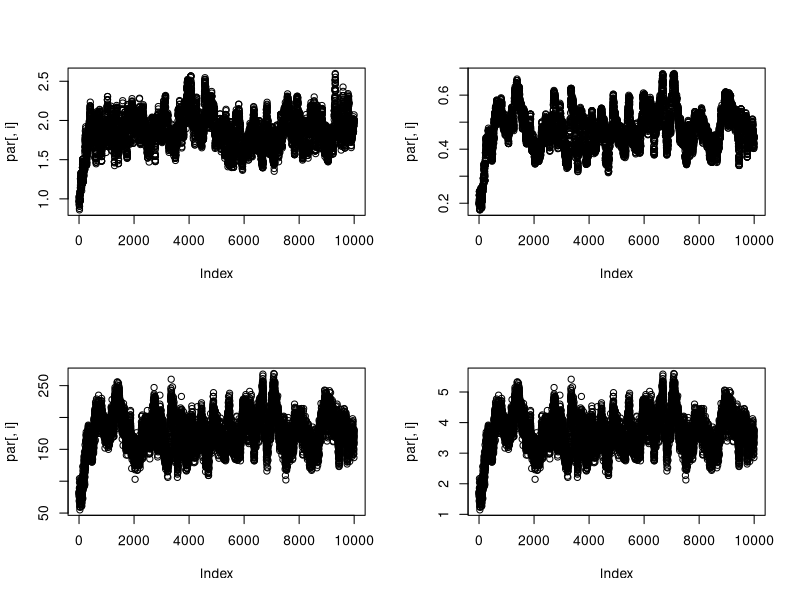

Generate this figure with R:
#RJ-MCMC test on impala data from Royale
#author: Lisa-Marie Harrison
#date: 25/07/2016

dat <- list(y=
              c(1, 1, 1, 1, 1, 1, 1, 1, 1, 1, 1, 1, 1, 1, 1, 1, 1, 1, 1, 1, 
                1, 1, 1, 1, 1, 1, 1, 1, 1, 1, 1, 1, 1, 1, 1, 1, 1, 1, 1, 1, 1, 
                1, 1, 1, 1, 1, 1, 1, 1, 1, 1, 1, 1, 1, 1, 1, 1, 1, 1, 1, 1, 1, 
                1, 1, 1, 1, 1, 1, 1, 1, 1, 1, 1, 0, 0, 0, 0, 0, 0, 0, 0, 0, 0, 
                0, 0, 0, 0, 0, 0, 0, 0, 0, 0, 0, 0, 0, 0, 0, 0, 0, 0, 0, 0, 0, 
                0, 0, 0, 0, 0, 0, 0, 0, 0, 0, 0, 0, 0, 0, 0, 0, 0, 0, 0, 0, 0, 
                0, 0, 0, 0, 0, 0, 0, 0, 0, 0, 0, 0, 0, 0, 0, 0, 0, 0, 0, 0, 0, 
                0, 0, 0, 0, 0, 0, 0, 0, 0, 0, 0, 0, 0, 0, 0, 0, 0, 0, 0, 0, 0, 
                0, 0, 0, 0, 0, 0, 0, 0, 0, 0, 0, 0, 0, 0, 0, 0, 0, 0, 0, 0, 0, 
                0, 0, 0, 0, 0, 0, 0, 0, 0, 0, 0, 0, 0, 0, 0, 0, 0, 0, 0, 0, 0, 
                0, 0, 0, 0, 0, 0, 0, 0, 0, 0, 0, 0, 0, 0, 0, 0, 0, 0, 0, 0, 0, 
                0, 0, 0, 0, 0, 0, 0, 0, 0, 0, 0, 0, 0, 0, 0, 0, 0, 0, 0, 0, 0, 
                0, 0, 0, 0, 0, 0, 0, 0, 0, 0, 0, 0, 0, 0, 0, 0, 0, 0, 0, 0, 0, 
                0, 0, 0, 0, 0, 0, 0, 0, 0, 0, 0, 0, 0, 0, 0, 0, 0, 0, 0, 0, 0, 
                0, 0, 0, 0, 0, 0, 0, 0, 0, 0, 0, 0, 0, 0, 0, 0, 0, 0, 0, 0, 0, 
                0, 0, 0, 0, 0, 0, 0, 0, 0, 0, 0, 0, 0, 0, 0, 0, 0, 0, 0, 0, 0, 
                0, 0, 0, 0, 0, 0, 0, 0, 0, 0, 0, 0, 0, 0, 0, 0, 0, 0, 0, 0, 0, 
                0, 0, 0, 0, 0, 0, 0, 0, 0, 0, 0, 0, 0, 0, 0, 0, 0),
            x=c(0.72, 0.26, 0.58, 0.92, 1.64, 0.85, 1.64, 1.57, 0.22, 0.72, 
                0.87, 0.51, 0, 0.73, 0, 1.29, 1.64, 0.72, 0.3, 0.71, 1.51, 0.69, 
                0.9, 0.65, 1.66, 0.38, 3.78, 0.78, 0.42, 0, 4, 1.75, 0.3, 0.35, 
                0.86, 0.32, 2, 2.72, 0.26, 0.77, 0.41, 2, 0.86, 0, 0.94, 0.55, 
                0.1, 0.85, 0, 0.78, 0, 0.96, 0, 0.64, 1.88, 0, 1.61, 1.5, 0.64, 
                1.93, 1.06, 1.15, 1.43, 1.29, 2.46, 1.23, 1.23, 1.53, 1.43, 0.34, 
                0.96, 2.6, 0.09, NA, NA, NA, NA, NA, NA, NA, NA, NA, NA, NA, 
                NA, NA, NA, NA, NA, NA, NA, NA, NA, NA, NA, NA, NA, NA, NA, NA, 
                NA, NA, NA, NA, NA, NA, NA, NA, NA, NA, NA, NA, NA, NA, NA, NA, 
                NA, NA, NA, NA, NA, NA, NA, NA, NA, NA, NA, NA, NA, NA, NA, NA, 
                NA, NA, NA, NA, NA, NA, NA, NA, NA, NA, NA, NA, NA, NA, NA, NA, 
                NA, NA, NA, NA, NA, NA, NA, NA, NA, NA, NA, NA, NA, NA, NA, NA, 
                NA, NA, NA, NA, NA, NA, NA, NA, NA, NA, NA, NA, NA, NA, NA, NA, 
                NA, NA, NA, NA, NA, NA, NA, NA, NA, NA, NA, NA, NA, NA, NA, NA, 
                NA, NA, NA, NA, NA, NA, NA, NA, NA, NA, NA, NA, NA, NA, NA, NA, 
                NA, NA, NA, NA, NA, NA, NA, NA, NA, NA, NA, NA, NA, NA, NA, NA, 
                NA, NA, NA, NA, NA, NA, NA, NA, NA, NA, NA, NA, NA, NA, NA, NA, 
                NA, NA, NA, NA, NA, NA, NA, NA, NA, NA, NA, NA, NA, NA, NA, NA, 
                NA, NA, NA, NA, NA, NA, NA, NA, NA, NA, NA, NA, NA, NA, NA, NA, 
                NA, NA, NA, NA, NA, NA, NA, NA, NA, NA, NA, NA, NA, NA, NA, NA, 
                NA, NA, NA, NA, NA, NA, NA, NA, NA, NA, NA, NA, NA, NA, NA, NA, 
                NA, NA, NA, NA, NA, NA, NA, NA, NA, NA, NA, NA, NA, NA, NA, NA, 
                NA, NA, NA, NA, NA, NA, NA, NA, NA, NA, NA, NA, NA, NA, NA, NA, 
                NA, NA, NA, NA, NA, NA, NA, NA, NA, NA, NA, NA, NA, NA, NA, NA, 
                NA, NA, NA, NA, NA, NA, NA, NA, NA, NA, NA, NA, NA, NA, NA, NA, 
                NA),
            nind=73,
            nz=300)

init <- list(theta = 1, psi = 0.2, z = c(1, 1, 1, 1, 1, 1, 1, 1, 1, 1, 1, 1, 1, 1, 1, 1, 1, 1, 1, 1, 
                                         1, 1, 1, 1, 1, 1, 1, 1, 1, 1, 1, 1, 1, 1, 1, 1, 1, 1, 1, 1, 
                                         1, 1, 1, 1, 1, 1, 1, 1, 1, 1, 1, 1, 1, 1, 1, 1, 1, 1, 1, 1, 
                                         1, 1, 1, 1, 1, 1, 1, 1, 1, 1, 1, 1, 1,
                                         0, 0, 0, 0, 0, 0, 0, 0, 0, 0, 0, 0, 0, 0, 0, 0, 0, 0, 0, 0, 
                                         0, 0, 0, 0, 0, 0, 0, 0, 0, 0, 0, 0, 0, 0, 0, 0, 0, 0, 0, 0, 
                                         0, 0, 0, 0, 0, 0, 0, 0, 0, 0, 0, 0, 0, 0, 0, 0, 0, 0, 0, 0, 
                                         0, 0, 0, 0, 0, 0, 0, 0, 0, 0, 0, 0, 0, 0, 0, 0, 0, 0, 0, 0, 
                                         0, 0, 0, 0, 0, 0, 0, 0, 0, 0, 0, 0, 0, 0, 0, 0, 0, 0, 0, 0, 
                                         0, 0, 0, 0, 0, 0, 0, 0, 0, 0, 0, 0, 0, 0, 0, 0, 0, 0, 0, 0, 
                                         0, 0, 0, 0, 0, 0, 0, 0, 0, 0, 0, 0, 0, 0, 0, 0, 0, 0, 0, 0, 
                                         0, 0, 0, 0, 0, 0, 0, 0, 0, 0, 0, 0, 0, 0, 0, 0, 0, 0, 0, 0, 
                                         0, 0, 0, 0, 0, 0, 0, 0, 0, 0, 0, 0, 0, 0, 0, 0, 0, 0, 0, 0, 
                                         0, 0, 0, 0, 0, 0, 0, 0, 0, 0, 0, 0, 0, 0, 0, 0, 0, 0, 0, 0, 
                                         0, 0, 0, 0, 0, 0, 0, 0, 0, 0, 0, 0, 0, 0, 0, 0, 0, 0, 0, 0, 
                                         0, 0, 0, 0, 0, 0, 0, 0, 0, 0, 0, 0, 0, 0, 0, 0, 0, 0, 0, 0, 
                                         0, 0, 0, 0, 0, 0, 0, 0, 0, 0, 0, 0, 0, 0, 0, 0, 0, 0, 0, 0, 
                                         0, 0, 0, 0, 0, 0, 0, 0, 0, 0, 0, 0, 0, 0, 0, 0, 0, 0, 0, 0, 
                                         0, 0, 0, 0, 0, 0, 0, 0, 0, 0, 0, 0, 0, 0, 0, 0, 0, 0, 0, 0))



library(compiler)

########################################  set initial values ##############

nind <- 73 #73 individuals
nz <- 300

# number of iterations
nt <- 10000

#initial parameters
cur_theta <- init$theta
cur_psi   <- init$psi
z <- init$z
dat$x[(nind+1):length(dat$x)] <- runif(nz, 0, 4)

#matrix to hold parameter estimates
par <- matrix(NA, nrow = nt + 1, ncol = 4)
colnames(par) <- c("theta", "phi", "N", "D")
par[1, ] <- c(cur_theta, cur_psi, NA, NA)

############################### the priors ###########################################################

l.prior.theta <- function (t) {
  
  theta.prior <- log(dunif(t, 0, 10))
  
  return (theta.prior)
}

l.prior.psi <- function (p) {
  
  psi.prior <- log(dunif(p, 0, 1))
  
  return (psi.prior)
  
}

########################## the likelihood function ######################

log.lik.fct <- function (p) {
  
  theta <- p[1] # theta
  psi   <- p[2] # psi
  
  z <- rbinom(nind+nz, 1, psi) # latent indicator variables from data augmentation
  x <- runif(nind+nz, 0, 4)
  p     <- f.hn.function(x, theta)
  mu   <- z * p

  #detection function likelihood 
  #eqn 5.18 (pg 66) in Distance Sampling: Methods and Applications
  u <- integrate(f.hn.function, 0, 4, theta)$value
  l.det <- log(prod(f.hn.function(dat$x[1:nind], theta)/u))

  #count likelihood 
  l.count <- log(dbinom(sum(dat$y), sum(z), mean(mu[mu != 0])))
  
  loglik <- l.det + l.count
  if (is.nan(loglik) | is.infinite(loglik)) {
    loglik <- -100000
  }
  
  return(loglik)
  
}


########################## the detection function ######################

# using a half-normal detection function for line transects
f.hn.function <- function (dis, sigma) {
  f <- exp(-(dis/sigma)^2)
  return(f)
}
f.hn.function <- cmpfun(f.hn.function)

#################################  the MCMC algorithm ######################################
# nt is the number of iterations and is set above
# row 1 is filled in with initial values for parameters and models

for (i in 2:nt) {
  
  if (i %% 1000 == 0) {
    print(i)
  }
  
  ######### updating the density model parameters #############
  
  # theta
  new_theta <- cur_theta + rnorm(1, 0, 0.05) 
  num <- log.lik.fct(c(new_theta, cur_psi)) + l.prior.theta(new_theta) 
  den <- log.lik.fct(c(cur_theta, cur_psi)) + l.prior.theta(cur_theta) 
  A <- min(1, exp(num-den))
  if (runif(1) <= A) {
    cur_theta <- new_theta #if accepted, update current parameters
  } 
  
  ######### updating the count model parameters #############
  
  # psi
  new_psi <- cur_psi + rnorm(1, 0, 0.01) # must be 0 - 1
  while (new_psi <=0 | new_psi >= 1) {
    new_psi <- cur_psi + rnorm(1, 0, 0.01) 
  }
  num <- log.lik.fct(c(cur_theta, new_psi)) + l.prior.psi(new_psi)
  den <- log.lik.fct(c(cur_theta, cur_psi)) + l.prior.psi(cur_psi)
  A <- min(1, exp(num - den))
  if (runif(1) <= A & num != -1e5) {
    cur_psi <- new_psi #if accepted, update current parameters
  } 
  
  ######### data augmentation #############
  
  z <- rbinom(nind+nz, 1, cur_psi) # latent indicator variables from data augmentation
  
  N <- sum(z)
  D <- N / 48 # 48 km*km = total area of transects
  
  
  #save estimates
  par[i, ] <- c(cur_theta, cur_psi, N, D)
  
} # end of iteration 



par <- na.omit(par)

par(mfrow = c(2, 2))
for (i in 1:4) {
  plot(par[, i])
}

par <- par[1000:nrow(par), ] #remove 1000 sample burn-in

summary_tab <- cbind(colMeans(par), apply(par, 2, sd))
rownames(summary_tab) <- c("theta", "psi", "N", "D")
colnames(summary_tab) <- c("mean", "sd")
summary_tab
